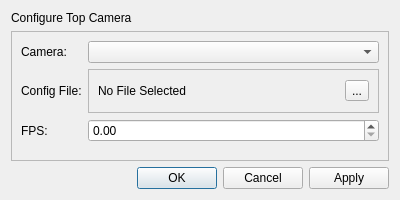
<?xml version="1.0" encoding="UTF-8"?>
<ui version="4.0">
 <class>DConfigureCamera</class>
 <widget class="QDialog" name="DConfigureCamera">
  <property name="windowModality">
   <enum>Qt::NonModal</enum>
  </property>
  <property name="geometry">
   <rect>
    <x>0</x>
    <y>0</y>
    <width>400</width>
    <height>200</height>
   </rect>
  </property>
  <property name="sizePolicy">
   <sizepolicy hsizetype="Fixed" vsizetype="Fixed">
    <horstretch>0</horstretch>
    <verstretch>0</verstretch>
   </sizepolicy>
  </property>
  <property name="minimumSize">
   <size>
    <width>400</width>
    <height>200</height>
   </size>
  </property>
  <property name="maximumSize">
   <size>
    <width>800</width>
    <height>200</height>
   </size>
  </property>
  <property name="windowTitle">
   <string>Configure Top Camera</string>
  </property>
  <layout class="QVBoxLayout" name="verticalLayout">
   <property name="sizeConstraint">
    <enum>QLayout::SetMinAndMaxSize</enum>
   </property>
   <item>
    <widget class="QLabel" name="lbl_title">
     <property name="sizePolicy">
      <sizepolicy hsizetype="Preferred" vsizetype="Fixed">
       <horstretch>0</horstretch>
       <verstretch>0</verstretch>
      </sizepolicy>
     </property>
     <property name="text">
      <string>Configure Top Camera</string>
     </property>
    </widget>
   </item>
   <item>
    <widget class="QFrame" name="frame">
     <property name="frameShape">
      <enum>QFrame::StyledPanel</enum>
     </property>
     <property name="frameShadow">
      <enum>QFrame::Raised</enum>
     </property>
     <layout class="QFormLayout" name="formLayout">
      <item row="0" column="0">
       <widget class="QLabel" name="label">
        <property name="text">
         <string>Camera:</string>
        </property>
       </widget>
      </item>
      <item row="0" column="1">
       <widget class="QComboBox" name="dpd_camera">
        <property name="currentText">
         <string/>
        </property>
        <property name="currentIndex">
         <number>-1</number>
        </property>
        <item>
         <property name="text">
          <string>3423423</string>
         </property>
        </item>
        <item>
         <property name="text">
          <string>2345352</string>
         </property>
        </item>
       </widget>
      </item>
      <item row="1" column="0">
       <widget class="QLabel" name="label_3">
        <property name="minimumSize">
         <size>
          <width>0</width>
          <height>44</height>
         </size>
        </property>
        <property name="text">
         <string>Config File:</string>
        </property>
       </widget>
      </item>
      <item row="1" column="1">
       <widget class="QFrame" name="frame_2">
        <property name="frameShape">
         <enum>QFrame::StyledPanel</enum>
        </property>
        <property name="frameShadow">
         <enum>QFrame::Raised</enum>
        </property>
        <layout class="QHBoxLayout" name="horizontalLayout">
         <item>
          <widget class="QLabel" name="lbl_selected_file">
           <property name="text">
            <string>No File Selected</string>
           </property>
          </widget>
         </item>
         <item>
          <widget class="QToolButton" name="btn_select_file">
           <property name="text">
            <string>...</string>
           </property>
          </widget>
         </item>
        </layout>
       </widget>
      </item>
      <item row="2" column="1">
       <widget class="QDoubleSpinBox" name="spb_fps"/>
      </item>
      <item row="2" column="0">
       <widget class="QLabel" name="label_2">
        <property name="text">
         <string>FPS:</string>
        </property>
       </widget>
      </item>
     </layout>
    </widget>
   </item>
   <item>
    <widget class="QDialogButtonBox" name="btnbox_buttons">
     <property name="orientation">
      <enum>Qt::Horizontal</enum>
     </property>
     <property name="standardButtons">
      <set>QDialogButtonBox::Apply|QDialogButtonBox::Cancel|QDialogButtonBox::Ok</set>
     </property>
    </widget>
   </item>
  </layout>
 </widget>
 <resources/>
 <connections>
  <connection>
   <sender>btnbox_buttons</sender>
   <signal>accepted()</signal>
   <receiver>DConfigureCamera</receiver>
   <slot>accept()</slot>
   <hints>
    <hint type="sourcelabel">
     <x>248</x>
     <y>254</y>
    </hint>
    <hint type="destinationlabel">
     <x>157</x>
     <y>274</y>
    </hint>
   </hints>
  </connection>
  <connection>
   <sender>btnbox_buttons</sender>
   <signal>rejected()</signal>
   <receiver>DConfigureCamera</receiver>
   <slot>reject()</slot>
   <hints>
    <hint type="sourcelabel">
     <x>316</x>
     <y>260</y>
    </hint>
    <hint type="destinationlabel">
     <x>286</x>
     <y>274</y>
    </hint>
   </hints>
  </connection>
 </connections>
</ui>
